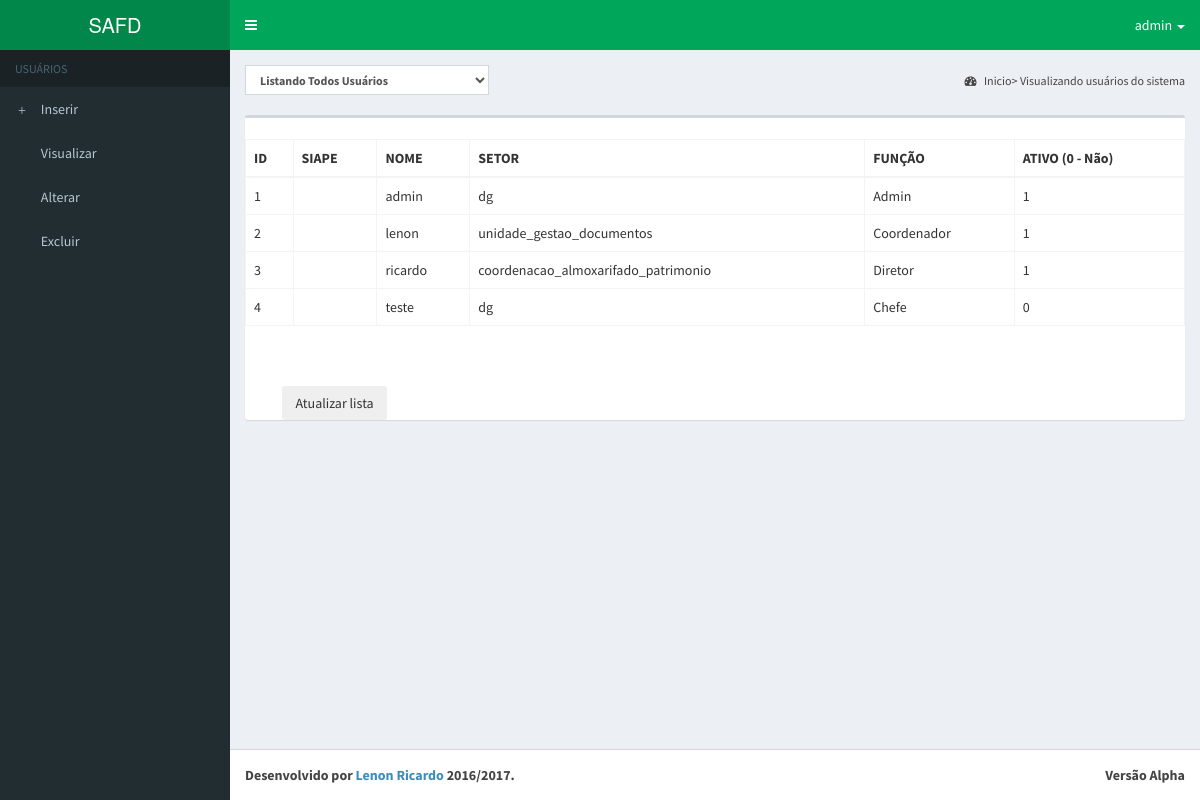
The app's page /php/p_visualiza_usuarios.php (signed in) with its own data.
### tables this page shows
CREATE TABLE IF NOT EXISTS usuario(
        id_usuario int(10) NOT NULL PRIMARY KEY AUTO_INCREMENT,
            estado_usuario binary NOT NULL, 
            login_usuario VARCHAR(50) NOT NULL,
            senha_usuario VARCHAR(50) NOT NULL,	

 
                id_funcao int(10) NOT NULL,
                id_setor int(10) NOT NULL,
                id_funcionario int(10) NOT NULL);

CREATE TABLE IF NOT EXISTS setor(
    id_setor int(10) NOT NULL PRIMARY KEY AUTO_INCREMENT,
	nome_setor VARCHAR(40) NOT NULL);

CREATE TABLE IF NOT EXISTS funcao(
    id_funcao int(5) NOT NULL PRIMARY KEY AUTO_INCREMENT,
	descricao_funcao VARCHAR(40) NOT NULL);

### php/visualiza_usuarios.php (the view)
<?php
include 'conexao.php';
$sql = "SELECT id_funcionario, login_usuario, estado_usuario, nome_setor, descricao_funcao FROM usuario, setor, funcao WHERE usuario.id_setor = setor.id_setor AND usuario.id_funcao = funcao.id_funcao";
$result = mysqli_query($con, $sql);
while ($linha = mysqli_fetch_assoc($result))
{
    $visualizar = "<tr>
                        <td>" . $linha['id_funcionario'] . "</td>" . "
                        <td>" . $linha['siape_funcionario'] . "</td>" . "
                        <td>" . $linha['login_usuario'] . "</td>" . "
                        <td>" . $linha['nome_setor'] . "</td>" . "
                        <td>" . $linha['descricao_funcao'] . "</td>" . "
                        <td>" . $linha['estado_usuario'] . "</td>" . "
                    </tr>";
    echo $visualizar;
}
?>

### php/p_visualiza_usuarios.php (shortened to what this page needs)
<!DOCTYPE html>
<html>
    <head>
        <link rel="stylesheet" href="../bootstrap/css/bootstrap.min.css">
        <link rel="stylesheet" href="https://maxcdn.bootstrapcdn.com/font-awesome/4.4.0/css/font-awesome.min.css">
        <link rel="stylesheet" href="https://code.ionicframework.com/ionicons/2.0.1/css/ionicons.min.css">
        <link rel="stylesheet" href="../dist/css/AdminLTE.min.css">
        <link rel="stylesheet" href="../dist/css/skins/_all-skins.min.css">
    </head>
    <body class="hold-transition skin-green layout-fixed sidebar-mini">
        <div class="wrapper">
            <header class="main-header" >
                <?php
                include 'header_admin.php';
                ?>
            </header>
            <aside class="main-sidebar">
                <?php
                include 'menulat_admin.php';
                ?>
            </aside>
            <div class="content-wrapper">
                <section class="content-header">
                    <div class="dataTables_length" id="example1_length">
                        <label>
                            <select name="example1_length" aria-controls="example1" class="form-control input-sm">
                                <option value="2"> Listando Todos Usuários </option>
                            </select>
                        </label>
                    </div>
                    <ol class="breadcrumb">
                        <li><a href=""><i class="fa fa-dashboard"></i> Inicio> Visualizando usuários do sistema </a></li>
                    </ol>
                </section>
                <section class="content">
                    <div class="row">
                        <div class="col-xs-12">
                            <div class="box">
                                <div class="box-body">
                                </div>
                                <div id="example2_wrapper" class="dataTables_wrapper form-inline dt-bootstrap">
                                    <div class="row">
                                        <div class="col-sm-6"></div>
                                        <div class="col-sm-3"></div>
                                    </div><div class="row">
                                        <div class="col-sm-12">
                                            <table id="example2" class="table table-bordered table-hover dataTable" role="grid" aria-describedby="example2_info">
                                                <thead>
                                                <th class="sorting" tabindex="0" aria-controls="example2" rowspan="1" colspan="1" aria-label="">
                                                    ID
                                                </th>
                                                <th class="sorting" tabindex="0" aria-controls="example2" rowspan="1" colspan="1" aria-label="">
                                                    SIAPE
                                                </th>
                                                <th class="sorting" tabindex="0" aria-controls="example2" rowspan="1" colspan="1" aria-label="">
                                                    NOME
                                                </th>
                                                <th class="sorting" tabindex="0" aria-controls="example2" rowspan="1" colspan="1" aria-label="">
                                                    SETOR
                                                </th>
                                                <th class="sorting" tabindex="0" aria-controls="example2" rowspan="1" colspan="1" aria-label="">
                                                    FUNÇÃO
                                                </th>
                                                <th class="sorting" tabindex="0" aria-controls="example2" rowspan="1" colspan="1" aria-label="">
                                                    ATIVO (0 - Não)
                                                </th>
                                                </thead>
                                                <tbody>
                                                    <?php
                                                    include 'visualiza_usuarios.php';
                                                    ?>
                                                </tbody>
                                            </table>
                                            <div class="col-sm-4">
                                                <div class="col-sm-6">
                                                    <form action="p_visualiza_usuarios.php">
                                                        <br>
                                                        <br>
                                                        <button type="submit" class="btn btn-sucess pull-right"> Atualizar lista </button>
                                                    </form>
                                                </div>
                                            </div>
                                        </div>
                                    </div>
                                    </section>
                                </div>
                                <footer class="main-footer">
                                    <?php
                                    include 'footer.php';
                                    ?>
                                </footer>
                            </div>
                    </body>
                    </html>

### php/header_admin.php (shortened to what this page needs)
<a href="system_admin.php" class="logo">
    <span class="logo-lg">SAFD</span>
</a>
<nav class="navbar navbar-static-top" role="navigation">
    <a href="#" class="sidebar-toggle" data-toggle="offcanvas" role="button">
    </a>
    <div class="navbar-custom-menu">
        <ul class="nav navbar-nav">
            <li class="dropdown">
                <a aria-expanded="false" href="#" class="dropdown-toggle" data-toggle="dropdown">
                    <?php echo $_SESSION["usuario"] ?>
                    <span class="caret"></span></a>
            </li>
        </ul>
    </div>
</nav>

### php/menulat_admin.php
<section class="sidebar">
    <ul class="sidebar-menu">
        <li class="header">USUÁRIOS</li>
        <li><a href="p_insere_usuarios.php"><i class="glyphicon glyphicon-plus"></i> <span>Inserir</span></a></li>
        <li><a href="p_visualiza_usuarios.php"><i class="glyphicon glyphicon-sunglasses"></i> <span>Visualizar</span></a></li>
        <li><a href="p_edita_usuarios.php"><i class="glyphicon glyphicon-list-alt"></i> <span>Alterar</span></a></li>
        <li><a href="p_exclui_usuarios.php"><i class="glyphicon glyphicon-trash"></i> <span>Excluir</span></a></li>
    </ul>
</section>

### php/footer.php
<div class="pull-right hidden-xs">
    <b>Versão Alpha</b>
</div>
<strong>Desenvolvido por <a href="http://github.com/lenonr" target="_blank">Lenon Ricardo</a> 2016/2017.</strong>

### records on screen
usuario: id_funcionario "1", login_usuario "admin", id_setor.nome_setor "dg", id_funcao.descricao_funcao "Admin", estado_usuario "1"
usuario: id_funcionario "2", login_usuario "lenon", id_setor.nome_setor "unidade_gestao_documentos", id_funcao.descricao_funcao "Coordenador", estado_usuario "1"
usuario: id_funcionario "3", login_usuario "ricardo", id_setor.nome_setor "coordenacao_almoxarifado_patrimonio", id_funcao.descricao_funcao "Diretor", estado_usuario "1"
usuario: id_funcionario "4", login_usuario "teste", id_setor.nome_setor "dg", id_funcao.descricao_funcao "Chefe", estado_usuario "0"

### other values on screen
$_SESSION["usuario"] "admin"
